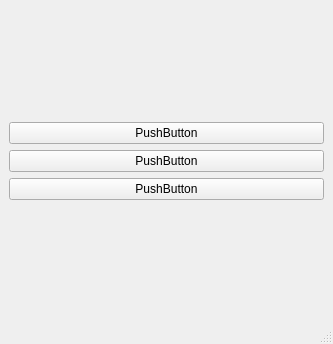
<?xml version="1.0" encoding="UTF-8"?>
<ui version="4.0">
 <class>MainWindow</class>
 <widget class="QMainWindow" name="MainWindow">
  <property name="geometry">
   <rect>
    <x>0</x>
    <y>0</y>
    <width>333</width>
    <height>344</height>
   </rect>
  </property>
  <property name="windowTitle">
   <string>MainWindow</string>
  </property>
  <widget class="QWidget" name="centralwidget">
   <layout class="QGridLayout" name="gridLayout">
    <item row="0" column="0">
     <layout class="QGridLayout" name="gridLayout_2">
      <item row="3" column="0">
       <widget class="QPushButton" name="pushButton_3">
        <property name="text">
         <string>PushButton</string>
        </property>
       </widget>
      </item>
      <item row="1" column="0">
       <widget class="QPushButton" name="pushButton">
        <property name="text">
         <string>PushButton</string>
        </property>
       </widget>
      </item>
      <item row="2" column="0">
       <widget class="QPushButton" name="pushButton_2">
        <property name="text">
         <string>PushButton</string>
        </property>
       </widget>
      </item>
      <item row="0" column="0">
       <layout class="QVBoxLayout" name="lay"/>
      </item>
     </layout>
    </item>
   </layout>
  </widget>
  <widget class="QMenuBar" name="menubar">
   <property name="geometry">
    <rect>
     <x>0</x>
     <y>0</y>
     <width>333</width>
     <height>28</height>
    </rect>
   </property>
  </widget>
  <widget class="QStatusBar" name="statusbar"/>
 </widget>
 <resources/>
 <connections>
  <connection>
   <sender>pushButton</sender>
   <signal>clicked()</signal>
   <receiver>MainWindow</receiver>
   <slot>slot1()</slot>
   <hints>
    <hint type="sourcelabel">
     <x>45</x>
     <y>214</y>
    </hint>
    <hint type="destinationlabel">
     <x>5</x>
     <y>224</y>
    </hint>
   </hints>
  </connection>
  <connection>
   <sender>pushButton_2</sender>
   <signal>clicked()</signal>
   <receiver>MainWindow</receiver>
   <slot>slot2()</slot>
   <hints>
    <hint type="sourcelabel">
     <x>29</x>
     <y>260</y>
    </hint>
    <hint type="destinationlabel">
     <x>1</x>
     <y>259</y>
    </hint>
   </hints>
  </connection>
  <connection>
   <sender>pushButton_3</sender>
   <signal>clicked()</signal>
   <receiver>MainWindow</receiver>
   <slot>slot3()</slot>
   <hints>
    <hint type="sourcelabel">
     <x>45</x>
     <y>306</y>
    </hint>
    <hint type="destinationlabel">
     <x>27</x>
     <y>316</y>
    </hint>
   </hints>
  </connection>
 </connections>
 <slots>
  <slot>slot1()</slot>
  <slot>slot2()</slot>
  <slot>slot3()</slot>
 </slots>
</ui>
